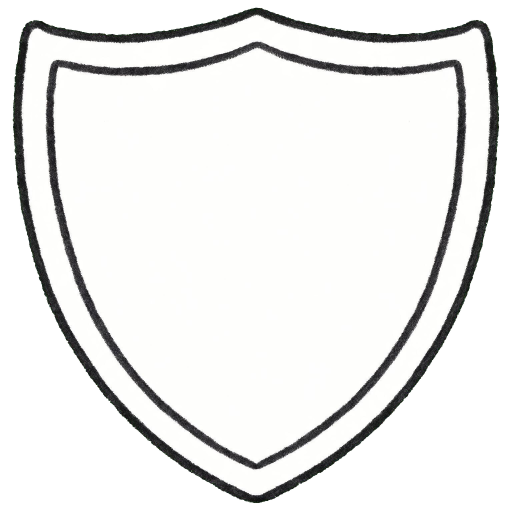
#> input picture assets/art/overlay/overlay_shield.png, 1024 x 1024 px (shown at 1/2 size)
$ python -i render_hover_group_a.py   (imports and definitions only)
#> lines starting #> are read from the running program, lines starting #| are printed output that depends on the picture; after the words box and inside, x2 and y2 are one past the last pixel; in counts of white or black regions, pixels touching at a corner belong together
#> further down, picture is the input picture: PIL image 1024x1024 RGBA; mean R, G, B, A 157.7, 157.9, 156.7, 177.7
### tools/render_hover_batch01.py
#!/usr/bin/env python3
# Copyright (C) 2026 etali (https://github.com/etali)
# SPDX-License-Identifier: AGPL-3.0-only
# See LICENSE in the project root.

"""第一批五张牌：在唯一原 PNG 的固定坐标内绘制姿势，输出原生完整帧。

使用工作区附带 Python（Pillow、NumPy）。默认只写 build 下的制作与检查记录；
--install 才接入 data/ui.json。所有采样始终来自原稿，没有运行时部件或累计变换。
"""
import argparse
import hashlib
import json
import math
import shutil
import subprocess
import sys
from pathlib import Path

import numpy as np
from PIL import Image, ImageDraw, ImageFilter

from render_cloud_hover import cubic, ease, stroke_path
from hover_source_art import native_icon_path, uses_compact_art

ROOT = Path(__file__).resolve().parents[1]
OUT = ROOT / "build/art_generation/batch01_local_canvas"
FPS = 12
# 起始原图仍停留 0.25 秒；只压缩动作时间，在 12 fps 下重新求出每帧姿势。
ACTION_SPEED = 1.5
CARDS = ("baoyue", "pinshaoshao", "shuabuting", "ditui", "waimai")
HASHES = {
    "baoyue": "e8f4027a9afe1421030e7c9c2a8d64197234c89b4b426db384e79f0ea4a85c62",
    "pinshaoshao": "941cb1e160714a13f65855bd8c9955080b9ab57bb50475a3366df9761e0fd82a",
    "shuabuting": "814b2c5d866c1117ba89024c1fbc68a546f66c29bf8629716486103d3c86c55d",
    "ditui": "c3432d3f7f3d0252f825b04a8f4139c1c0983bfc2a904d6fe59d6914a9cd72b9",
    "waimai": "70c941e67ab4e37aaa17f033a35a5ade9c739582e35b3fd3cec72649c2c8a50b",
}


def path(*segments):
    return [p for seg in segments for p in cubic(seg)]


def polygon_mask(size, points, aa=False):
    scale = 4 if aa else 1
    im = Image.new("L", (size[0]*scale, size[1]*scale))
    ImageDraw.Draw(im).polygon([(round(x*scale), round(y*scale)) for x, y in points], fill=255)
    return im.resize(size, Image.Resampling.LANCZOS) if aa else im


# [46 lines left out: functions rect_mask, ellipse_mask, isolated_marks, detached_marks, not called in this run]


def dilate_disk(mask,radius):
    """圆形笔触扩展实际轮廓；方形膨胀的角会误采相邻纸边或另一片刀刃。"""
    bounds=mask.getbbox()
    if bounds is None:
        return mask.copy()
    x0,y0,x1,y1=bounds
    box=(max(0,x0-radius),max(0,y0-radius),min(mask.width,x1+radius),min(mask.height,y1+radius))
    src=np.asarray(mask.crop(box));dst=src.copy();h,w=src.shape
    for dy in range(-radius,radius+1):
        span=int(math.sqrt(radius*radius-dy*dy))
        for dx in range(-span,span+1):
            sy0,sy1=max(0,-dy),min(h,h-dy);sx0,sx1=max(0,-dx),min(w,w-dx)
            view=dst[sy0+dy:sy1+dy,sx0+dx:sx1+dx]
            np.maximum(view,src[sy0:sy1,sx0:sx1],out=view)
    result=Image.new('L',mask.size);result.paste(Image.fromarray(dst),box[:2]);return result


# [47 lines left out: functions content, affine_pose, gradient_fill, painted_polygon, not called in this run]


class Painter:
    card = ""
    count = 36
    mode = "loop"
    boxes = ()

    # [13 lines left out: functions __init__, frame, not called in this run]


class Scissors:
    """拼少少：闭合的握柄、孔、细颈与刀面；每半把剪刀绕同一铆钉运动。"""
    # [116 lines left out: functions __init__, paint, not called in this run]


class SubscriptionScissors:
    """完整闭合刀面与握柄同绕原铆钉转动，不采入旧刀痕或箭头像素。"""
    # [55 lines left out: functions __init__, paint, not called in this run]


class Baoyue(Painter):
    card="baoyue"
    count=34
    boxes=((200,170,1240,985),)

    # [68 lines left out: functions __init__, paint, not called in this run]


class Pinshaoshao(Painter):
    card="pinshaoshao"
    mode="once"
    count=34
    boxes=((65,169,1225,1081),)

    # [74 lines left out: functions __init__, paint, not called in this run]


class Shuabuting(Painter):
    card="shuabuting"
    count=34
    boxes=((400,302,883,1109),(927,380,1234,958),(156,936,532,1205))

    # [144 lines left out: functions __init__, orbital, sample, paint, not called in this run]


class Ditui(Painter):
    card="ditui"
    count=42
    # Complete shell can rise above the old visible egg and return behind the tray.
    boxes=((424,355,1008,1100),(457,767,656,888))

    # [140 lines left out: functions __init__, paint, not called in this run]

class Waimai(Painter):
    card="waimai"
    count=34
    boxes=((146,358,1187,1103),)

    # [77 lines left out: functions __init__, paint, not called in this run]


PAINTERS=(Baoyue,Pinshaoshao,Shuabuting,Ditui,Waimai)


# [140 lines left out: functions preview, install, install_compact, main, not called in this run]


# [2 lines that do not run on import are left out]

### tools/render_cloud_hover.py
#!/usr/bin/env python3
# Copyright (C) 2026 etali (https://github.com/etali)
# SPDX-License-Identifier: AGPL-3.0-only
# See LICENSE in the project root.

"""云课堂样板：在原 PNG 的限定画布区域内绘制完整连续帧。

默认只输出 build 下的样板，不修改原 icon 或运行时配置。
金币与帽穗直接采样唯一原稿，遮住的电脑在原画布内补画；没有部件文件、
重新生成的整图、逐帧对齐、调色、混帧或运行时变形。
"""
import argparse
import hashlib
import json
import math
from pathlib import Path

from PIL import Image, ImageDraw, ImageFilter
from hover_source_art import native_icon_path

ROOT = Path(__file__).resolve().parents[1]
DEFAULT_OUTPUT = ROOT / "build/art_generation/cloud_local_canvas/frames"
FPS = 12
FRAME_COUNT = 42
COIN_CENTER = (975, 675)
COIN_TRAVEL = 196
SLOT_EDGE = 907
TASSEL_PIVOT = (231, 407)
SOURCE_RGBA_SHA256 = "f7495524dd24cbc174b485187f0ffea8cf6a3e4d69137cc09e970f1132fc02b2"
# 动作开始前确定的活动范围，不依据生成结果移动、扩大或重新对齐。
EDIT_BOXES = ((836, 566, 1080, 794), (179, 407, 276, 602),
              (386, 530, 462, 573), (434, 447, 493, 507),
              (749, 449, 815, 513), (765, 553, 840, 598),
              (735, 660, 803, 719), (389, 627, 467, 683),
              (1049,535,1130,605),(1074,596,1163,641))
# 原射线的外侧端点、从灯泡向外的方向及原有线宽。
RAYS = ((411, 550, -0.95, -0.31, 15), (455, 471, -0.75, -0.66, 16),
        (791, 475, 0.75, -0.66, 16), (816, 574, 0.96, -0.27, 15),
        (779, 694, 0.81, 0.58, 14), (415, 658, -0.91, 0.41, 14))


def ease(t):
    t = max(0.0, min(1.0, t))
    return t * t * (3 - 2 * t)


def cubic(points, steps=80):
    a, b, c, d = points
    return [((1-t)**3*a[0] + 3*(1-t)**2*t*b[0] + 3*(1-t)*t*t*c[0] + t**3*d[0],
             (1-t)**3*a[1] + 3*(1-t)**2*t*b[1] + 3*(1-t)*t*t*c[1] + t**3*d[1])
            for t in (i / steps for i in range(steps + 1))]


# [11 lines left out: function coin_mask, not called in this run]


def mix(a, b, weight):
    return tuple(round(x + (y-x)*weight) for x, y in zip(a, b))


# [30 lines left out: function repair_covered_computer, not called in this run]


def capsule(canvas, start, end, width, color):
    stroke_path(canvas,(start,end),width,color)


# [16 lines left out: function stroke_path, not called in this run]


class CloudPainter:
    # [98 lines left out: functions __init__, frame, main, not called in this run]


# [2 lines that do not run on import are left out]

### tools/render_hover_group_a.py
#!/usr/bin/env python3
# Copyright (C) 2026 etali (https://github.com/etali)
# SPDX-License-Identifier: AGPL-3.0-only
"""八张复杂牌：唯一原稿、固定画布中的因果动作，输出原生完整 PNG 帧。"""
import math
import shutil
from pathlib import Path

import numpy as np
from PIL import Image, ImageDraw, ImageFilter, ImageChops
from hover_source_art import native_icon_path, native_icon_write_path

from render_hover_common import (
    ROOT, OUT, NativePainter, run, path, polygon_mask, rect_mask, ellipse_mask,
    content, affine_pose, gradient_fill, painted_polygon, cubic, ease, stroke_path, dilate_disk,
)

INK = (29, 24, 18, 254)
CREAM = (255, 246, 219, 254)
GOLD = (255, 221, 127, 254)
DARK = (38, 31, 23, 254)


def pp(canvas, points, fill=CREAM, width=18, ink=INK):
    painted_polygon(canvas, points, fill, ink, width)


# [23 lines left out: functions round_box, circle, shared, not called in this run]


def place(canvas, im, x,y):
    canvas.alpha_composite(im,(round(x),round(y)))


def clear(source,mask):
    result=source.copy();result.paste((0,0,0,0),(0,0,*source.size),mask);return result


# [153 lines left out: functions paper_components, native_component, fix_touliu_slot, walking_figure, backup_source, certificate and 1 more, not called in this run]


class Touliu(NativePainter):
    card='touliu';count=72;mode='once'
    boxes=((24,348,410,889),(730,498,1245,1245),(659,485,772,687))
    notes='Coin keeps original native size: aligns 62px down into a 337px slot, then 3 payments. All 7 users are exact same-card native running figures; no canonical user-card substitutes.'
    # [52 lines left out: functions __init__, paint, not called in this run]


class Xinxijianfang(NativePainter):
    card='xinxijianfang';count=50;mode='once'
    boxes=((492,476,898,831),)
    notes='Left hand releases phone, reaches existing lower foreground ribbon, lifts it across the opening and withdraws only after sealing.'
    # [51 lines left out: functions __init__, paint, not called in this run]


def subsidy_paper_region(source,seed):
    a=np.asarray(source)
    cream=(a[:,:,0]>210)&(a[:,:,1]>200)&(a[:,:,2]>180)&(a[:,:,3]>180)
    m=Image.fromarray(cream.astype('uint8')*255).copy()
    if m.getpixel(seed)!=255:raise ValueError(f'白纸取样点不在原纸面内：{seed}')
    ImageDraw.floodfill(m,seed,128)
    m=m.point(lambda v:255 if v==128 else 0)
    # Preserve enclosed original eye/mouth/stroke AA, not only threshold RGB.
    x0,y0,x1,y1=m.getbbox();box=(x0-2,y0-2,x1+2,y1+2)
    fill=m.crop(box).copy();ImageDraw.floodfill(fill,(0,0),128)
    fill=fill.point(lambda v:0 if v==128 else 255)
    result=Image.new('L',source.size);result.paste(fill,box[:2])
    return result


# [4 lines left out: function subsidy_combine, not called in this run]


def subsidy_foreground(source):
    """Return (native-RGBA foreground, semantic L mask), at original origin."""
    a=np.asarray(source);size=source.size
    dark=(a[:,:,:3].max(2)<100)&(a[:,:,3]>0)
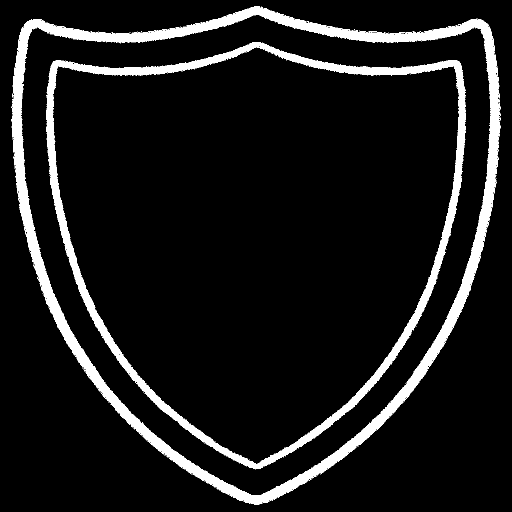
#> dark: shape (1024, 1024) bool (shown at 1/2 size); 9.2% white; 80 white regions (78 under 20 px), largest, box (x1, y1, x2, y2) and area: (23, 13, 1001, 1009) 58446, (92, 84, 932, 939) 38069
    parts=[];ink_repairs=[]

    head_guard=polygon_mask(size,path(
        ((445,752),(389,752),(343,797),(343,852)),
        ((343,852),(343,908),(389,952),(445,952)),
        ((445,952),(503,952),(550,908),(550,852)),
        ((550,852),(550,797),(504,752),(445,752))),True)
#> in polygon_mask, `ImageDraw.Draw(im).polygon([(round(x*scale), round(y*scale)) for x, y ..`:
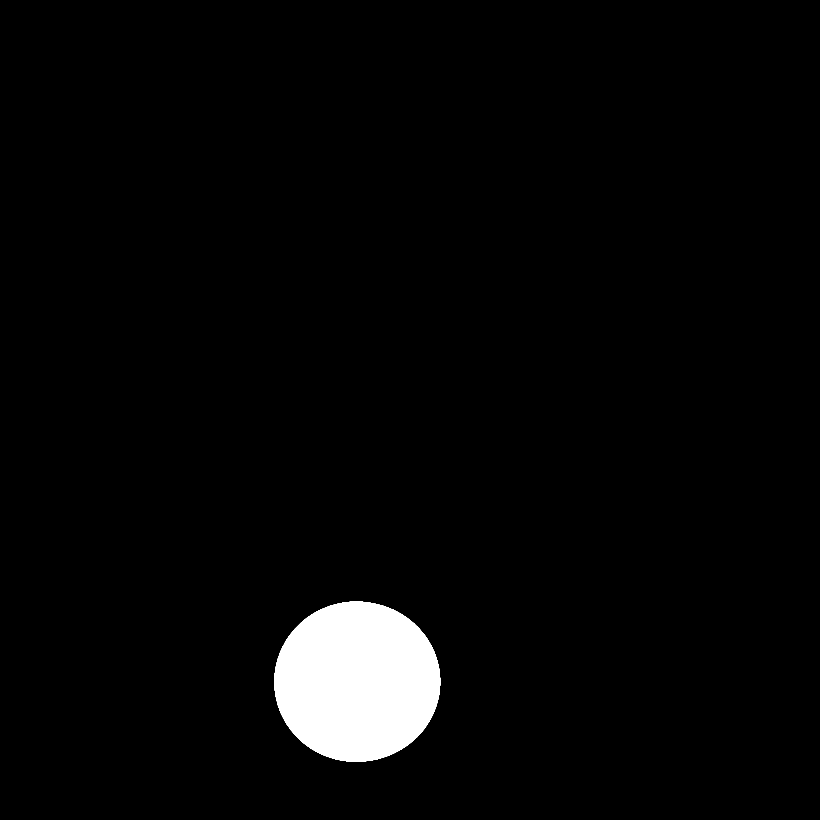
#> im: PIL image 4096x4096 L (shown at 1/5 size); 3.1% white; 1 white region, box (x1, y1, x2, y2) and area: (1372, 3008, 2201, 3809) 521708
    torso_guard=polygon_mask(size,path(
        ((434,930),(455,925),(477,926),(495,929)),
        ((495,929),(517,953),(535,999),(532,1027)),
        ((532,1027),(533,1054),(526,1064),(490,1067)),
        ((490,1067),(456,1072),(423,1068),(419,1045)),
        ((419,1045),(414,1027),(418,969),(434,930))),True)
#> call 2 of polygon_mask, with size = (1024, 1024), aa = True
#> in polygon_mask (call 2), `ImageDraw.Draw(im).polygon([(round(x*scale), round(y*scale)) for x, y ..`:
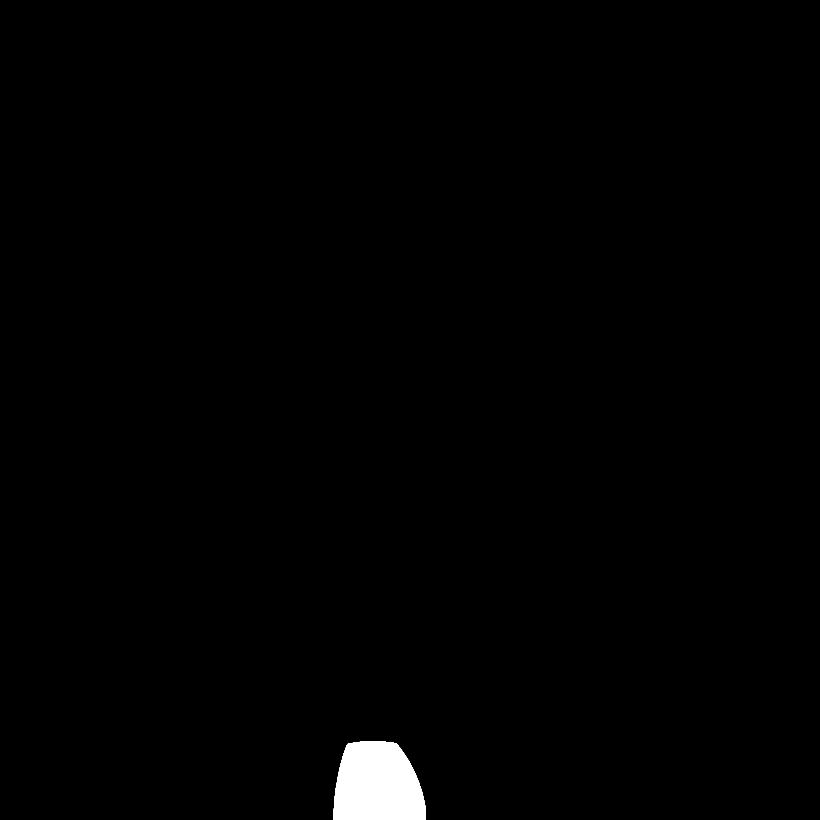
#> im: PIL image 4096x4096 L (shown at 1/5 size); 0.89% white; 1 white region, box (x1, y1, x2, y2) and area: (1668, 3706, 2130, 4096) 149652
    bag_guard=polygon_mask(size,path(
        ((278,998),(326,1005),(384,1021),(408,1027)),
        ((408,1027),(419,1026),(417,1040),(416,1057)),
        ((416,1057),(413,1100),(410,1141),(407,1165)),
        ((407,1165),(407,1174),(389,1182),(374,1183)),
        ((374,1183),(322,1169),(256,1152),(224,1143)),
        ((224,1143),(219,1142),(217,1135),(223,1125)),
        ((223,1125),(236,1085),(259,1032),(268,1009)),
        ((268,1009),(270,1000),(274,997),(278,998))),True)
#> call 3 of polygon_mask, with size = (1024, 1024), aa = True
#> in polygon_mask (call 3), `ImageDraw.Draw(im).polygon([(round(x*scale), round(y*scale)) for x, y ..`:
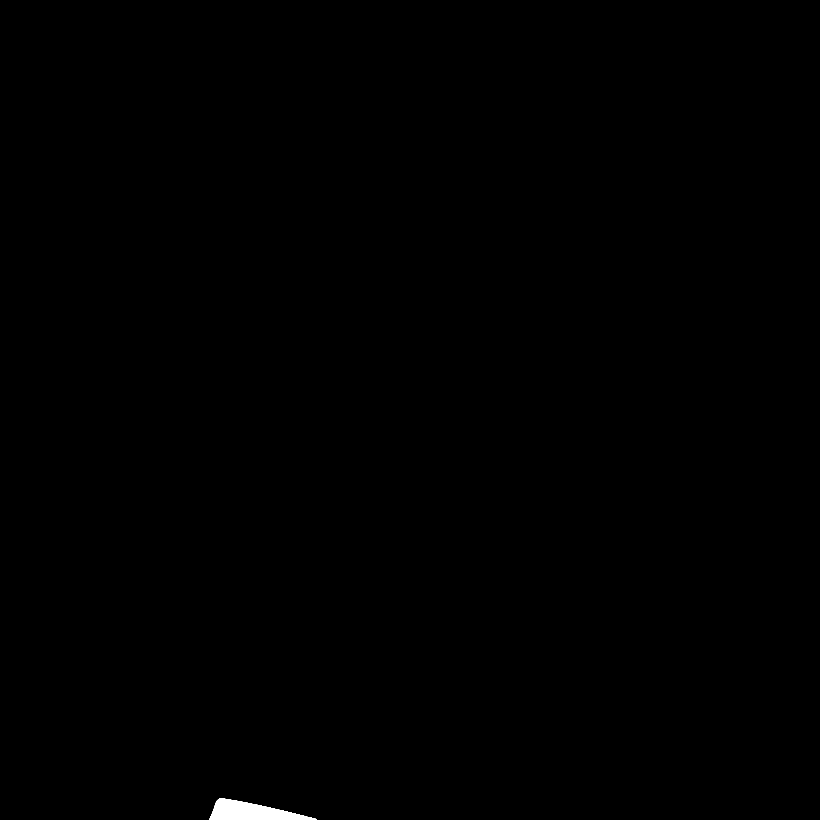
#> im: PIL image 4096x4096 L (shown at 1/5 size); 0.18% white; 1 white region, box (x1, y1, x2, y2) and area: (1048, 3991, 1581, 4096) 30949
    hand_guard=polygon_mask(size,path(
        ((708,67),(758,62),(819,86),(869,87)),
        ((869,87),(886,88),(916,84),(936,89)),
        ((936,89),(960,143),(985,217),(1005,261)),
        ((1005,261),(961,291),(903,329),(852,332)),
        ((852,332),(820,341),(771,395),(729,413)),
        ((729,413),(704,424),(682,407),(681,385)),
        ((681,385),(678,371),(696,343),(716,326)),
        ((716,326),(741,306),(756,293),(764,272)),
        ((764,272),(766,274),(765,278),(760,278)),
        ((760,278),(740,281),(715,277),(693,278)),
        ((693,278),(679,303),(659,331),(639,350)),
        ((639,350),(619,367),(594,360),(589,342)),
        ((589,342),(583,329),(586,314),(588,306)),
        ((588,306),(564,305),(553,280),(551,249)),
        ((551,249),(555,192),(587,128),(635,93)),
        ((635,93),(656,78),(683,67),(708,67))),True)
#> call 4 of polygon_mask, with size = (1024, 1024), aa = True
#> in polygon_mask (call 4), `ImageDraw.Draw(im).polygon([(round(x*scale), round(y*scale)) for x, y ..`:
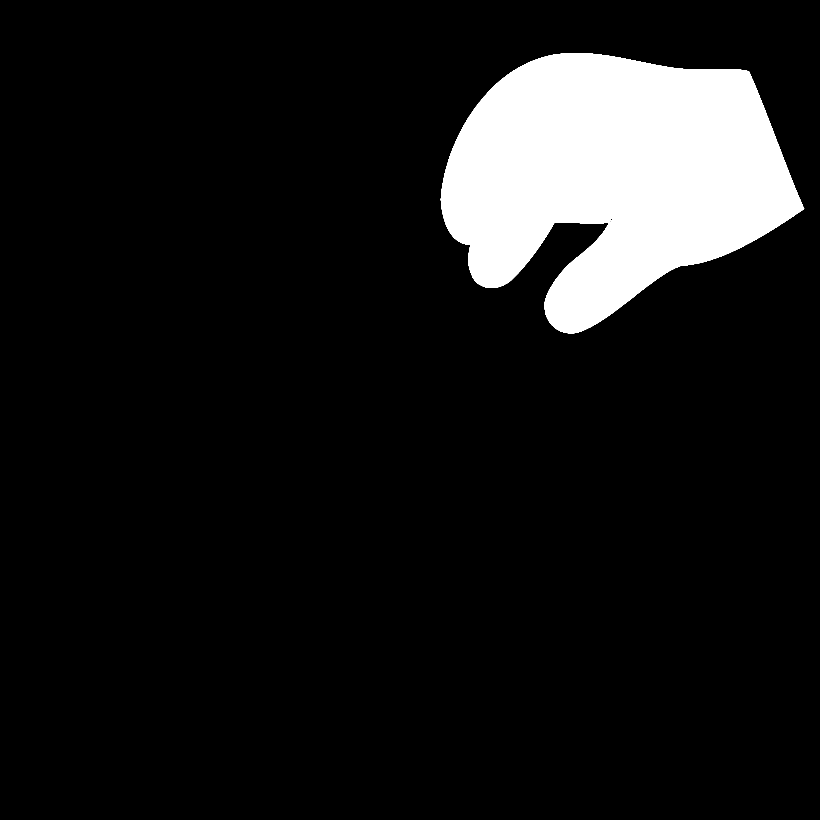
#> im: PIL image 4096x4096 L (shown at 1/5 size); 9.9% white; 1 white region, box (x1, y1, x2, y2) and area: (2204, 265, 4021, 1667) 1659124
    cuff_guard=polygon_mask(size,[(948,45),(1124,239),(1119,254),
                                  (1012,318),(995,309),(905,84)],True)
#> in polygon_mask (call 5), `ImageDraw.Draw(im).polygon([(round(x*scale), round(y*scale)) for x, y ..`:
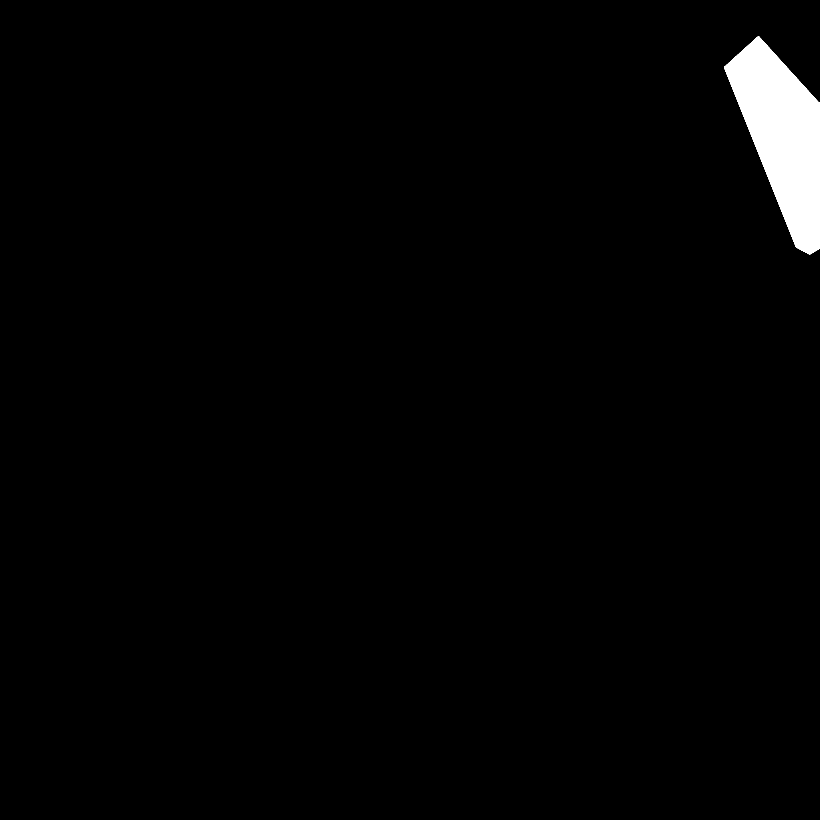
#> im: PIL image 4096x4096 L (shown at 1/5 size); 1.7% white; 1 white region, box (x1, y1, x2, y2) and area: (3620, 180, 4096, 1273) 278931
    for seed,guard,grow in [((450,850),head_guard,17),((470,1000),torso_guard,17),
                            ((310,1100),bag_guard,13),((400,1100),bag_guard,13),
                            ((850,200),hand_guard,20),((1060,200),cuff_guard,20)]:
        own=subsidy_paper_region(source,seed);near=dilate_disk(own,grow)
        sampled=np.where((np.asarray(near)>0)&dark,np.asarray(guard),0).astype('uint8')
        parts.append(Image.fromarray(np.maximum(np.asarray(own),sampled)))
#> this loop made 2 passes
#> (seed, grow, h in dilate_disk) on pass 1: ((450, 850), 17, 864)
#> (the rest of the program and of its run is left out)
